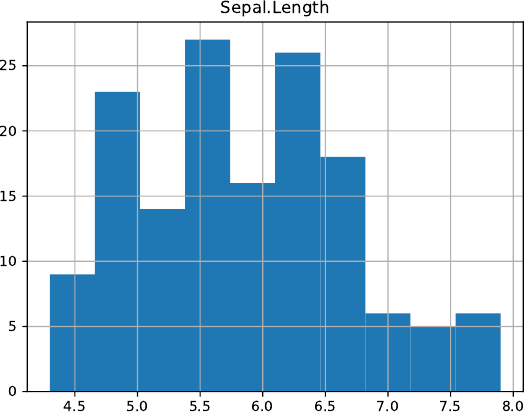

Reproduce this figure in Python.
import statsmodels.api as sm
iris = sm.datasets.get_rdataset('iris', 'datasets').data

iris.hist('Sepal.Length')

import matplotlib.pyplot as plt
plt.savefig('04-p-hist1.pdf')
